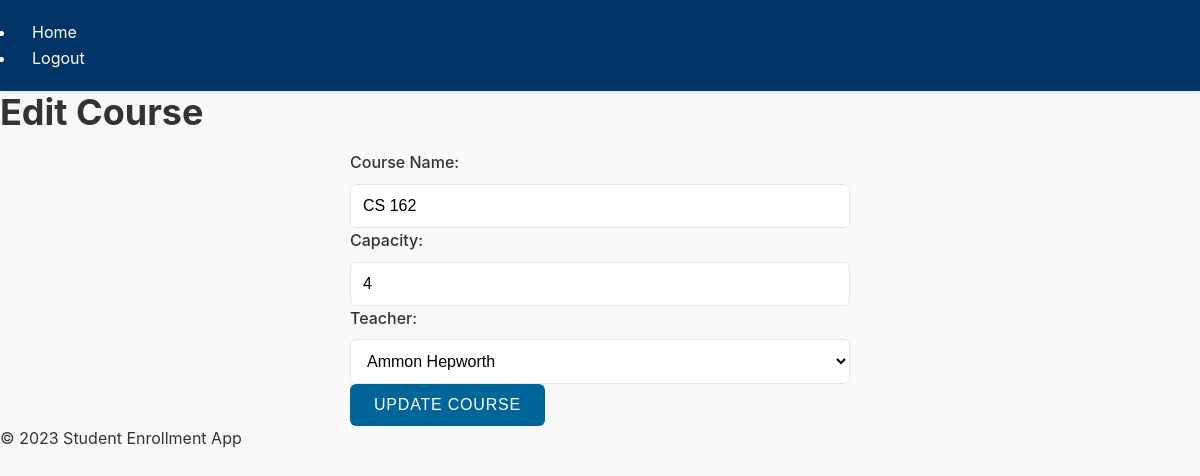
The page /admin/courses/edit/4 (signed in) on the database as committed earlier.
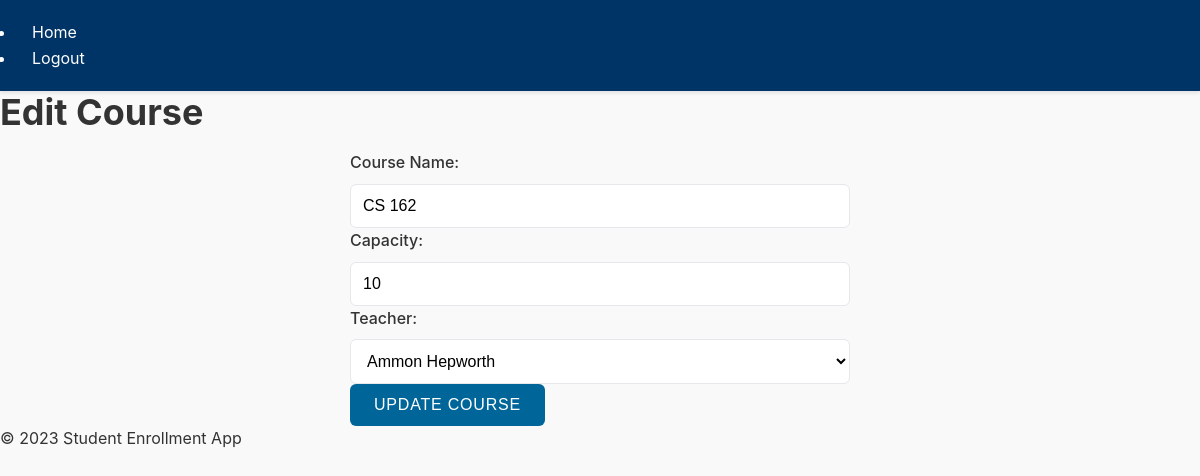
The same page on the database as committed later.
### app/models.py (models this page shows, shortened)
class Course(db.Model):
    id = db.Column(db.Integer, primary_key=True)
    name = db.Column(db.String(120), index=True, unique=True, nullable=False)
    capacity = db.Column(db.Integer, nullable=False)
    teacher_id = db.Column(db.Integer, db.ForeignKey('user.id'), nullable=False)  # Link to the teacher
    teacher = db.relationship('User', backref='courses')  # Backref to access courses taught by the teacher
    enrollments = db.relationship('Enrollment', back_populates='course', lazy='dynamic')

class User(UserMixin, db.Model):
    id = db.Column(db.Integer, primary_key=True)
    username = db.Column(db.String(64), index=True, unique=True, nullable=False)
    email = db.Column(db.String(120), index=True, unique=True, nullable=False)
    password_hash = db.Column(db.String(128), nullable=False)
    role = db.Column(db.String(20), nullable=False)  # student, teacher, or admin
    enrollments = db.relationship('Enrollment', backref='student', lazy='dynamic')

### app/routes.py (the view, shortened to what this page needs)
    @app.route('/admin/courses/edit/<int:course_id>', methods=['GET', 'POST'])
    @login_required
    def admin_edit_course(course_id):
        if admin_required(): return admin_required()
        course = Course.query.get_or_404(course_id)
        teachers = User.query.filter_by(role='teacher').all()
        return render_template('admin/edit_course.html', course=course, teachers=teachers)

### app/__init__.py (called while the page is built)
def create_app():
    app = Flask(__name__)
    app.config.from_object(Config)
    db.init_app(app)
    login_manager.init_app(app)
    admin.name = 'Admin Mode'
    admin.url = '/admin_panel'
    admin.init_app(app)
    with app.app_context():
        from app.models import User, Course, Enrollment
        admin.add_view(ModelView(User, db.session))
        admin.add_view(ModelView(Course, db.session))
        admin.add_view(ModelView(Enrollment, db.session))
        db.create_all()
    from app.routes import init_routes
    init_routes(app)
    @login_manager.user_loader
    def load_user(user_id):
        return User.query.get(int(user_id))
    return app

### app/templates/admin/edit_course.html
{% extends 'base.html' %}
{% block content %}
<h1>Edit Course</h1>
<form method="post">
    <label for="name">Course Name:</label>
    <input type="text" id="name" name="name" value="{{ course.name }}" required>
    <label for="capacity">Capacity:</label>
    <input type="number" id="capacity" name="capacity" value="{{ course.capacity }}" min="1" required>
    <label for="teacher_id">Teacher:</label>
    <select id="teacher_id" name="teacher_id" required>
        {% for teacher in teachers %}
        <option value="{{ teacher.id }}" {% if course.teacher_id == teacher.id %}selected{% endif %}>
            {{ teacher.username }}
        </option>
        {% endfor %}
    </select>
    <button type="submit">Update Course</button>
</form>
{% endblock %}

Rows that differ between the two databases and show on the page:
changed Course "CS 162": capacity "4" → "10"
